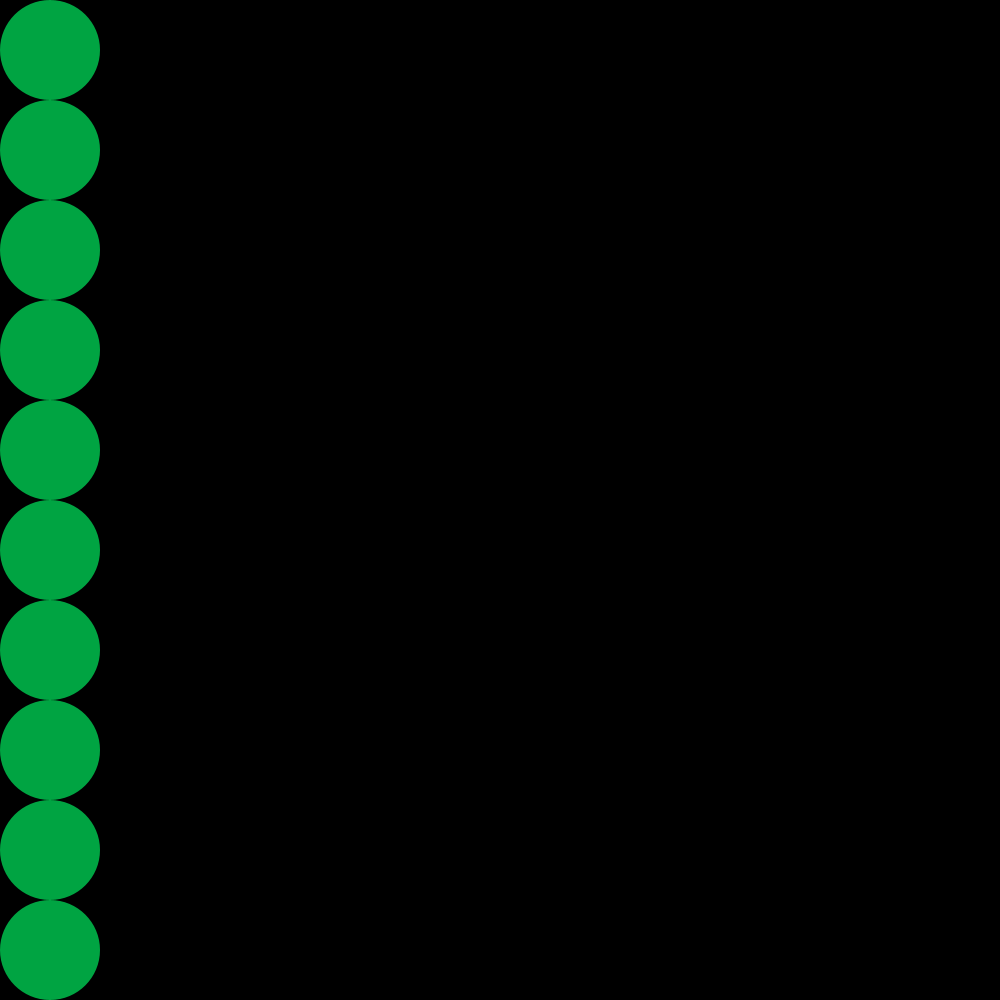
Frame 1 (no input)
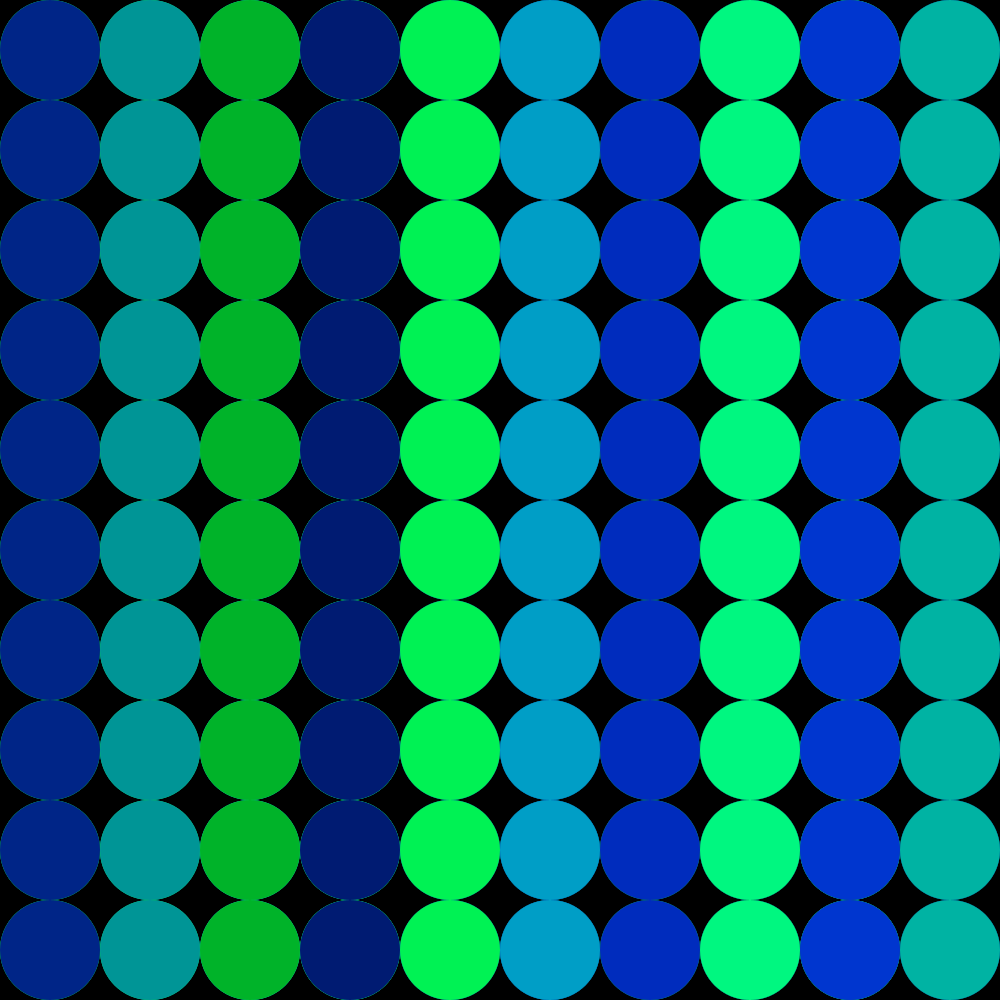
Frame 60 (the mouse pressed at the canvas centre just before this capture)
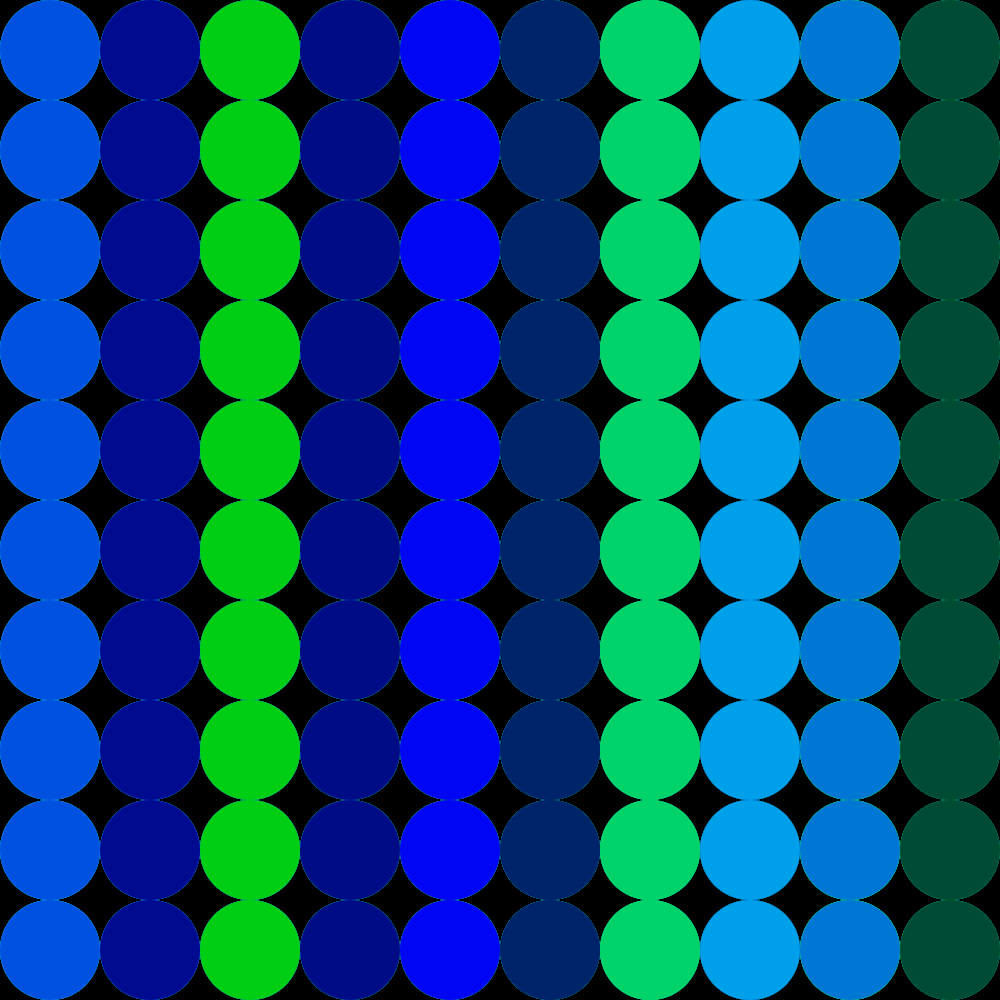
Frame 120 (the mouse held since frame 60 and released just before this capture)

The Processing sketch that drew these frames (run headless with seeded random() and noise(); from frame 60 on, the mouse is pressed at the canvas centre):

// Processing sketch: Ellipse_Current
// ── Ellipse_Current.pde
float x;


float r;
float g;
float b;


// Setup only gets run once
void setup() {
  size(1000,1000);
  
  x = -50;

  r = 0;
  g = 0;
  b = 0;
  
  frameRate(5);
  background(0);
} 


// draw happens every frame
void draw()  {
  noStroke();
  
  x = x + 100;
    
  if( x > width-50 ) {
    x = -50;
    x = x + 100;
  }
  
  fill(0, random(255), random(255));
  
  //fill(r, g, b);
  
  //r = r + 15;
  
  //if( r > 254) { 
  //  r = r - 15;
  //  g = g + 15;
  //  b = 0;
 
  
  //if( g > 254) 
  //  g = g - 15;
  //  b = b + 15;
  //  r = 0;
  //}
  
  
  ellipse(x,50,100,100);
  ellipse(x,150,100,100);
  ellipse(x,250,100,100);
  ellipse(x,350,100,100);
  ellipse(x,450,100,100);
  
  ellipse(x,550,100,100);
  ellipse(x,650,100,100);
  ellipse(x,750,100,100);
  ellipse(x,850,100,100);
  ellipse(x,950,100,100);
}
